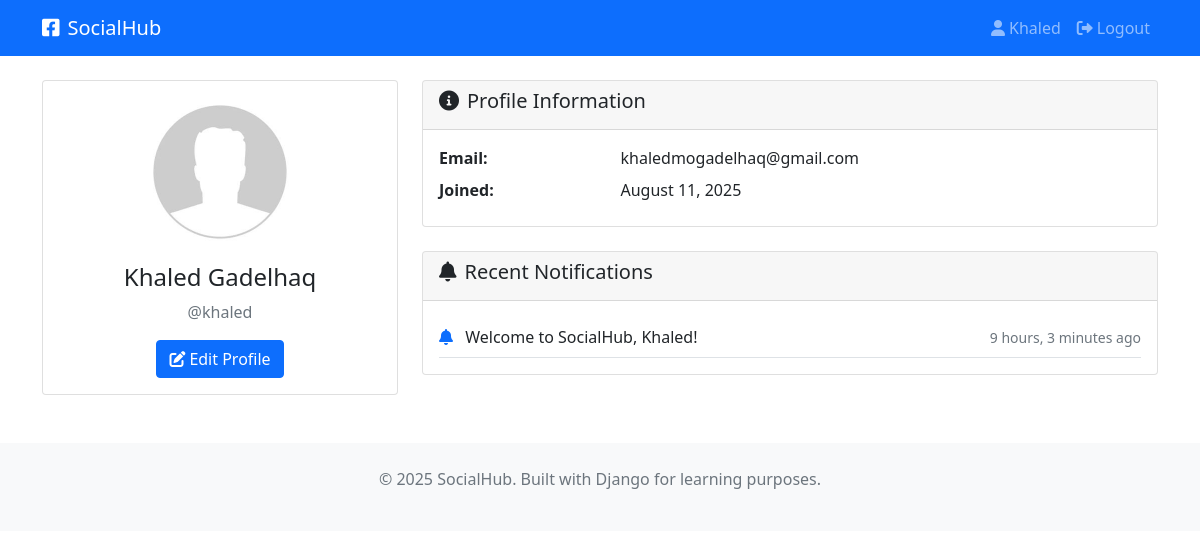
/accounts/profile/ (signed in), run on the app's committed database.
### accounts/models.py (models this page shows, shortened)
class Profile(models.Model):
    user = models.OneToOneField(User, on_delete=models.CASCADE)
    bio = models.TextField(max_length=500, blank=True, help_text="Tell us about yourself")
    avatar = models.ImageField(default='default.jpg', upload_to='profile_pics/')
    location = models.CharField(max_length=100, blank=True)
    birth_date = models.DateField(null=True, blank=True)
    website = models.URLField(max_length=200, blank=True)
    created_at = models.DateTimeField(auto_now_add=True)
    updated_at = models.DateTimeField(auto_now=True)
    email_verified = models.BooleanField(default=False)
    email_verification_token = models.CharField(max_length=100, blank=True)

### notifications/models.py (models this page shows, shortened)
class Notification(models.Model):
    NOTIFICATION_TYPES = [
        ('like', 'Like'),
        ('comment', 'Comment'),
        ('friend_request', 'Friend Request'),
        ('friend_accept', 'Friend Request Accepted'),
        ('mention', 'Mention'),
        ('welcome', 'Welcome'),
    ]
    recipient = models.ForeignKey(
        User,
        on_delete=models.CASCADE,
        related_name='notifications'
    )
    sender = models.ForeignKey(
        User,
        on_delete=models.CASCADE,
        related_name='sent_notifications',
        null=True,
        blank=True
    )
    notification_type = models.CharField(max_length=20, choices=NOTIFICATION_TYPES)
    message = models.CharField(max_length=255)
    content_type = models.ForeignKey(ContentType, on_delete=models.CASCADE, null=True, blank=True)
    object_id = models.PositiveIntegerField(null=True, blank=True)
    content_object = GenericForeignKey('content_type', 'object_id')
    is_read = models.BooleanField(default=False)
    is_sent_via_email = models.BooleanField(default=False)
    created_at = models.DateTimeField(default=timezone.now)
    read_at = models.DateTimeField(null=True, blank=True)
    class Meta:
        ordering = ['-created_at']

### accounts/views.py (the view)
# urls.py: path('profile/', views.profile_view, name='profile'),
@login_required
def profile_view(request, username=None):
    if username:
        user = get_object_or_404(User, username=username)
        profile = get_object_or_404(Profile, user=user)
        is_own_profile = request.user == user
    else:
        user = request.user
        profile = request.user.profile
        is_own_profile = True
    context = {
        'profile_user': user,
        'profile': profile,
        'is_own_profile': is_own_profile,
    }
    return render(request, 'accounts/profile.html', context)

### templates/accounts/profile.html (shortened to what this page needs)
{% extends 'base.html' %}
{% block content %}
<div class="row">
    <div class="col-md-4">
        <div class="card">
            <div class="card-body text-center">
                <img src="{{ profile.avatar.url }}" alt="Profile Picture" class="rounded-circle mb-3" width="150" height="150" style="object-fit: cover;">
                <h4>{{ profile_user.first_name }} {{ profile_user.last_name }}</h4>
                <p class="text-muted">@{{ profile_user.username }}</p>
                {% if is_own_profile %}
                    <a href="{% url 'profile_edit' %}" class="btn btn-primary">
                        <i class="fas fa-edit me-1"></i>Edit Profile
                    </a>
                {% endif %}
            </div>
        </div>
    </div>
    <div class="col-md-8">
        <div class="card">
            <div class="card-header">
                <h5><i class="fas fa-info-circle me-2"></i>Profile Information</h5>
            </div>
            <div class="card-body">
                <div class="row mb-2">
                    <div class="col-sm-3"><strong>Email:</strong></div>
                    <div class="col-sm-9">{{ profile_user.email|default:"Not provided" }}</div>
                </div>
                <div class="row mb-2">
                    <div class="col-sm-3"><strong>Joined:</strong></div>
                    <div class="col-sm-9">{{ profile.created_at|date:"F d, Y" }}</div>
                </div>
            </div>
        </div>
        {% if is_own_profile %}
        <div class="card mt-4">
            <div class="card-header">
                <h5><i class="fas fa-bell me-2"></i>Recent Notifications</h5>
            </div>
            <div class="card-body">
                {% if user.notifications.all %}
                    {% for notification in user.notifications.all|slice:":5" %}
                    <div class="d-flex justify-content-between align-items-center border-bottom py-2">
                        <div>
                            <i class="fas fa-bell text-primary me-2"></i>
                            {{ notification.message }}
                        </div>
                        <small class="text-muted">{{ notification.created_at|timesince }} ago</small>
                    </div>
                    {% endfor %}
                {% else %}
                    <p class="text-muted">No notifications yet.</p>
                {% endif %}
            </div>
        </div>
        {% endif %}
    </div>
</div>
{% endblock %}

### templates/base.html (shortened to what this page needs)
<!DOCTYPE html>
<html lang="en">
<head>
    <link href="https://cdn.jsdelivr.net/npm/bootstrap@5.1.3/dist/css/bootstrap.min.css" rel="stylesheet">
    <link rel="stylesheet" href="https://cdnjs.cloudflare.com/ajax/libs/font-awesome/6.0.0/css/all.min.css">
</head>
<body>
    <nav class="navbar navbar-expand-lg navbar-dark bg-primary">
        <div class="container">
            <a class="navbar-brand" href="{% url 'home' %}">
                <i class="fab fa-facebook-square me-2"></i>SocialHub
            </a>
            <div class="collapse navbar-collapse" id="navbarNav">
                <ul class="navbar-nav ms-auto">
                    {% if user.is_authenticated %}
                        <li class="nav-item">
                            <a class="nav-link" href="{% url 'profile' %}">
                                <i class="fas fa-user me-1"></i>{{ user.first_name|default:user.username }}
                            </a>
                        </li>
                        <li class="nav-item">
                            <a class="nav-link" href="{% url 'logout' %}">
                                <i class="fas fa-sign-out-alt me-1"></i>Logout
                            </a>
                        </li>
                    {% endif %}
                </ul>
            </div>
        </div>
    </nav>
    <main class="container mt-4">
        {% block content %}{% endblock %}
    </main>
    <footer class="bg-light text-center text-muted py-4 mt-5">
        <div class="container">
            <p>&copy; 2025 SocialHub. Built with Django for learning purposes.</p>
        </div>
    </footer>
</body>
</html>

### data on the page
Profile: avatar (placeholder picture), created_at "August 11, 2025"
Notification: message "Welcome to SocialHub, Khaled!", created_at "9 hours, 3 minutes"

### other printed values
{{ user.first_name|default:user.username }} "Khaled"
{{ profile_user.first_name }} "Khaled"
{{ profile_user.last_name }} "Gadelhaq"
{{ profile_user.username }} "khaled"
{{ profile_user.email|default:"Not provided" }} "khaledmogadelhaq@gmail.com"
